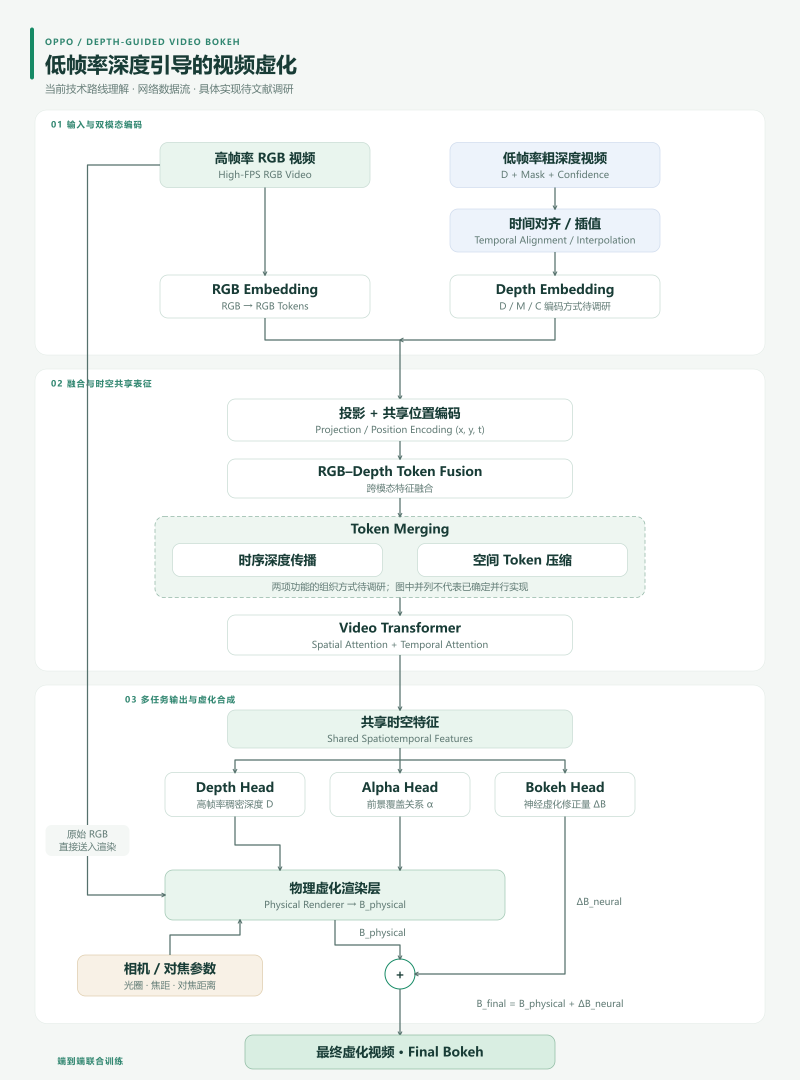
#> input picture 00_项目资料/项目理解/OPPO_技术路线流程图.png, 1600 x 2160 px (shown at 1/2 size)
$ python -i analyze_sintel_reference_atb.py   (imports and definitions only)   (older library calls are emulated)
#> lines starting #> are read from the running program, lines starting #| are printed output that depends on the picture
"""Paired numerical checks and local review artifacts; no model/visual grading."""
import csv
import html
import json
import os
from pathlib import Path
import subprocess
import sys

import cv2
import numpy as np
from PIL import Image,ImageDraw

ROOT=Path(__file__).resolve().parents[1];sys.path.insert(0,str(ROOT))
from src.review.any2bokeh_pages import install_assets,viewer_fragment,render_review_form
# [1 line that did not run here, left out]
# [1 line that did not run here, left out]


def write_json(p,d):
    with p.open('x') as f:json.dump(d,f,ensure_ascii=False,indent=2,allow_nan=False);f.write('\n')


def gradient(im):
    gray=cv2.cvtColor(im.astype(np.float32),cv2.COLOR_RGB2GRAY)
    return cv2.Sobel(gray,cv2.CV_32F,1,0,ksize=3)**2+cv2.Sobel(gray,cv2.CV_32F,0,1,ksize=3)**2


# [153 lines left out: functions analyze, link, review, condition_audit, not called in this run]


# [3 lines not run here, left out]

>>> import cv2
>>> picture = cv2.cvtColor(cv2.imread('../00_项目资料/项目理解/OPPO_技术路线流程图.png'), cv2.COLOR_BGR2RGB)
>>> result = gradient(picture)
#> in gradient, `return cv2.Sobel(gray,cv2.CV_32F,1,0,ksize=3)**2+cv2.Sobel(gray,cv2.CV..`:
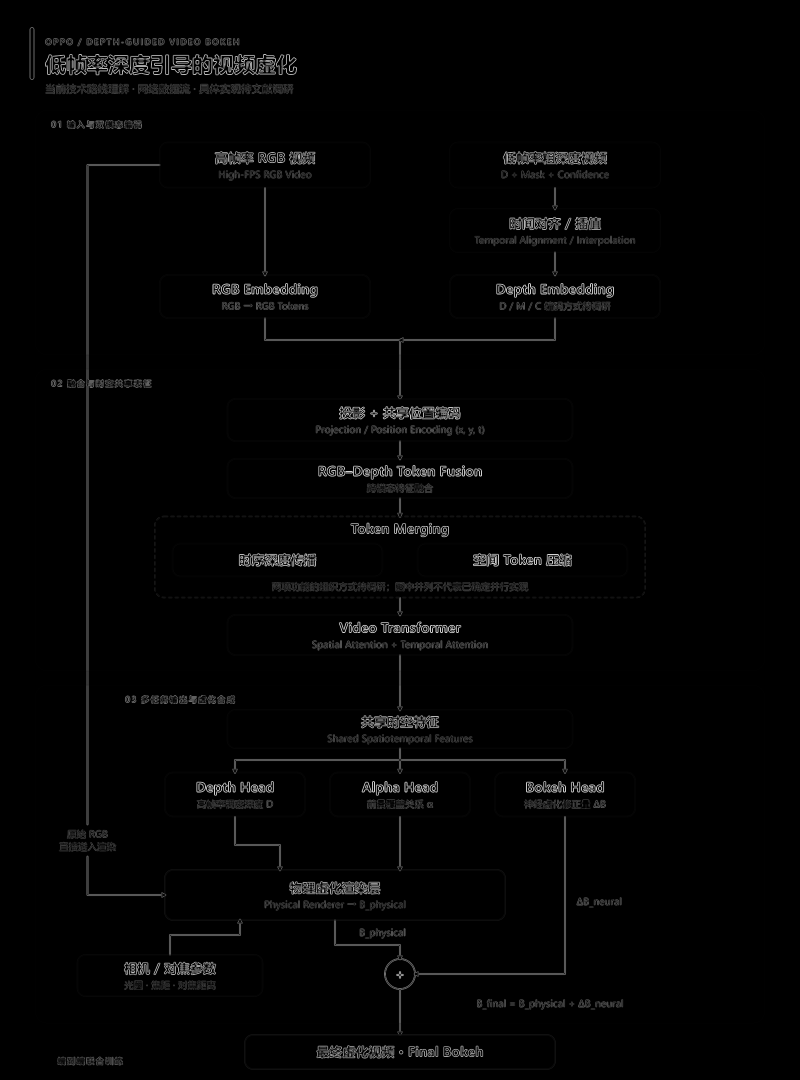
#> returned value: shape (2160, 1600) float32 (shown at 1/2 size); min 0, max 815334.4, mean 12548.1; drawn with min black and max white
